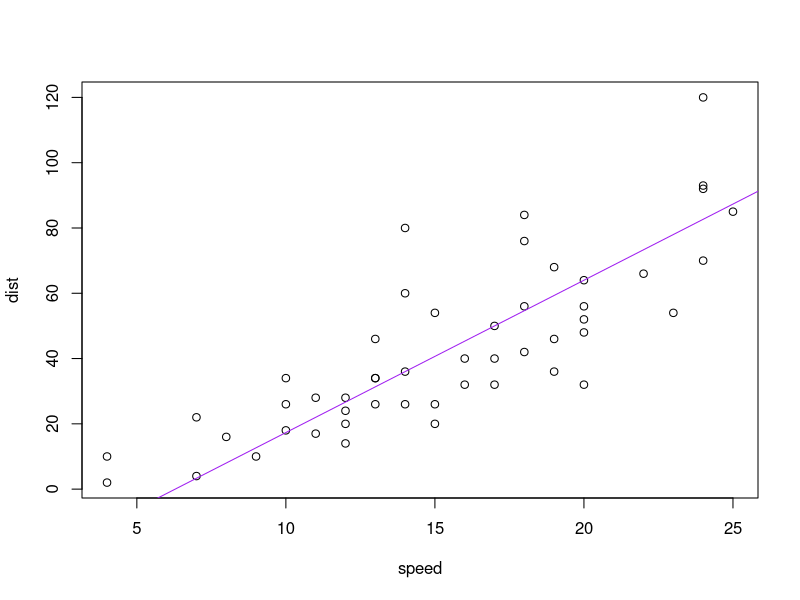

Write R code to recreate this figure.
## toyCarLine.r
## Federico Garza de Leon fgarzadeleon@gmail.com
## plot the cars data as an example

plot(cars)
z <- line(cars)
abline(coef(z), col = "purple")
dev.print(pdf, "toyLinePlot.pdf")



